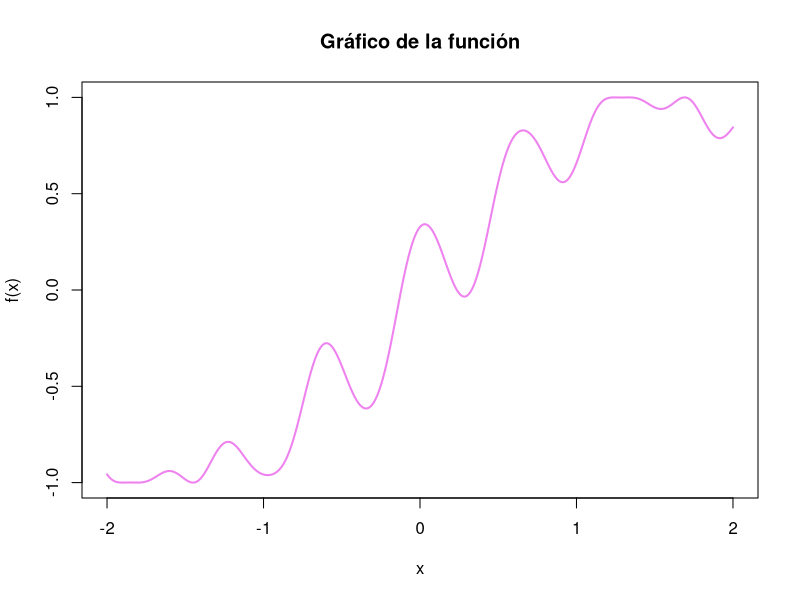
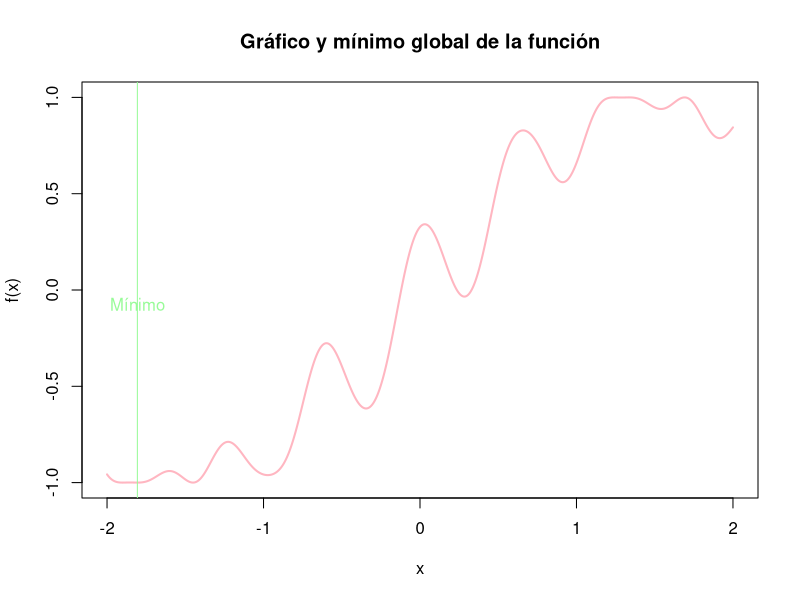
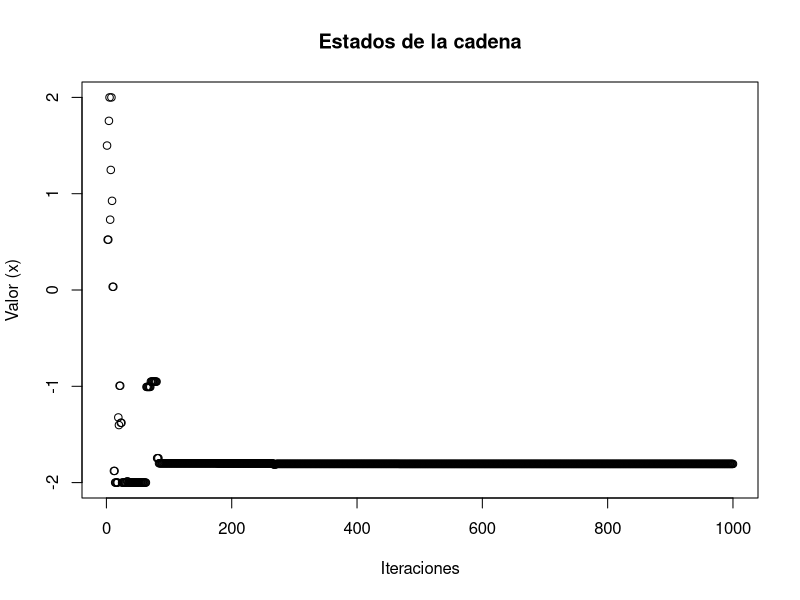
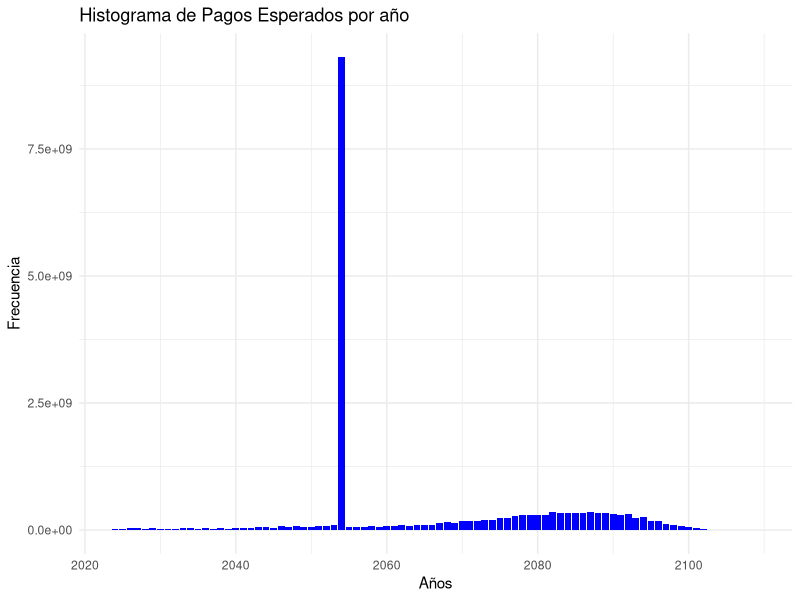
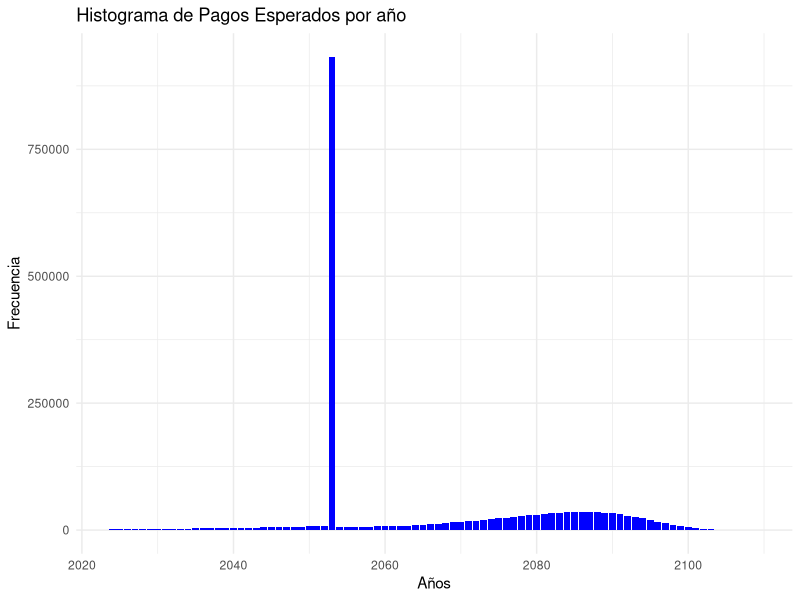

Write the R code that produced these figures, in order. (Note: this script raises an error after producing the figures.)
## ---- chunk 1
knitr::opts_chunk$set(echo = TRUE)
## ---- chunk 2
library(tidyverse)
library(readxl)
## ---- chunk 3

#--Estimación de función de distribución mediante integración por Montecarlo--

set.seed(2901)
n <- 10^4 #tamaño de la muestra

X <- rnorm(n, 0.5, sqrt(0.5))

f <- dnorm(X, 0.5, sqrt(0.5))

valor_estimado_1 <- mean(f)

valor_real <- pnorm(-5, 0.5, sqrt(0.5))

comparacion <- data.frame("Estimación" = valor_estimado_1, 
                          "Valor real" = valor_real)

print(comparacion)
## ---- chunk 4

#--Estimación de función de distribución mediante Muestreo por Importancia--

A <- rexp(n)+6 #datos aleatorios mayores a 6 con distribución exponencial

w <- dnorm(A, 0.5, sqrt(0.5)) / dexp(A-6)

valor_estimado <- mean(w)

resumen <- data.frame("Estimación" = valor_estimado, "Valor real" = valor_real)

print(resumen)
## ---- chunk 5
error_absoluto <- abs(valor_estimado-valor_real)
## ---- chunk 6
fx <- function(x){sin(x + (cos(10*x)/3))} 
curve(fx,col="violet",lwd=2,from=-2,to = 2,n=1000,ylab="f(x)")
title("Gráfico de la función")
## ---- chunk 7
recalentamiento_simulado <- function(f,alpha=0.5,s0=0,niter,mini=-Inf,maxi=Inf){ 
  s_n <- s0 
  estados <- rep(0,niter) 
  iter_count <- 0 
  
  for(k in 1:niter){ 
    estados[k]<-s_n 
    T <- (1-alpha)^k
    s_new <- rnorm(1,s_n,1)
    
    if(s_new<mini){
      s_new <- mini
    } 
    
    if(s_new>maxi){
      s_new <- maxi
    } 
    
    dif <- f(s_new)-f(s_n)
    
    if(dif< 0){ 
      s_n <- s_new 
    } else { 
        random <- runif(1,0,1) 
        
        if(random <exp(-dif/T)){ 
          s_n <- s_new 
        } 
        
    } 
    
    iter_count <- iter_count +1
    
  }
  
  return(list(r=s_n,e=estados)) 
}

Resultado <- recalentamiento_simulado(fx,0.1,1.5,1000,-2,2) 
Resultado$r
## ---- chunk 8
curve(fx,col="#FFB6C1",lwd=2,from=-2,to = 2,n=1000,ylab="f(x)")
title("Gráfico y mínimo global de la función")
abline(v=Resultado$r,col="#98FB98")
text(Resultado$r, 0, "Mínimo", pos = 1, col = "#98FB98")
## ---- chunk 9
plot(Resultado$e, xlab = "Iteraciones", ylab = "Valor (x)", 
     main = "Estados de la cadena")
## ---- chunk 10
#Se carga la base de datos
tabla_vida <- read_excel("tavid2000-2150.xls",
                         col_types = "numeric")

#Se filtra la base de datos para obtener los datos de un hombre nacido en 1994 
#con edades mayor o igual a 30

datos <- subset(tabla_vida, sex == 1 & ynac == 1994 & edad >=30, 
                select = c(edad,qx, year))

## ---- chunk 11
#Se obtienen las probabilidades de sobrevivencia

px <- 1- datos$qx

#Se añaden las probabilidades de sobrevivencia a la base datos
datos$px <- px
## ---- chunk 12

suma_asegurada_1 <- 10^6
suma_asegurada_2 <- 2*10^6

#--------------------MCMC---------------------------------|   

#Se simulan diversas trayectorias de vida de la persona
set.seed(2901)
iteraciones=10^4
n=length(px)
pago <- rep(0, 86)

for (i in 1:iteraciones) {
  U <- runif(n)  # Se toman como probabilidades de muerte
  t <- 1
  cont <- 1
  
  #Determinación del año de fallecimiento
  while (t == 1) {
    if (U[cont] < px[cont]) {
      cont <- cont + 1
    } else {
      t <- 0
    }
  }
  año_fallecimiento <- cont - 1
  
  #Asignar los pagos correspondientes al año de fallecimiento
  if (año_fallecimiento < 30) {
    pago[año_fallecimiento + 1] <- pago[año_fallecimiento + 1]+suma_asegurada_2 
  } else if (año_fallecimiento ==30) {
    pago[31] <- pago[31]+ suma_asegurada_1
  }else {
    pago[31] <- pago[31] + suma_asegurada_1 
    pago[año_fallecimiento + 1] <- pago[año_fallecimiento + 1]+suma_asegurada_1
  }
}

resultado <- data.frame("Años pago"= datos$year, "Pago" = pago)

## ---- chunk 13
ggplot(data = resultado, aes(x = Años.pago, y = Pago)) +  
  geom_bar(stat = "identity", fill = "blue") +  
  labs(title = "Histograma de Pagos Esperados por año", x = "Años", 
       y = "Frecuencia")+
  theme_minimal()
## ---- chunk 14
#----- Método determinista-----------------------------------------------------|

qx<- datos$qx

#Se crea una función que obtiene n_p_30(probabilidad de sobrevivencia acumulada)
n_p_30 <- c(0)

n_p_30_function <- function(px) {

  for (i in 1:length(px)) {
    resultado <-1
    for(j in 1: i){
      resultado <- resultado*px[j]
    }
    
    n_p_30[i] <- resultado
  }
  
  return(n_p_30)
}

n_p_30 <- n_p_30_function(px)

datos$n_p_30 <- n_p_30 


#se calculan los pagos esperados para cada año
pago_esperado <- c(0)
pago_esperado[1] <- suma_asegurada_2*qx[1]

#caso fallecimiento antes de los 60 años
for (i in 2: 29 ) {
    pago_esperado[i] <- suma_asegurada_2*n_p_30[i-1]*qx[i]
}

#caso sobrevive a los 60 años

pago_esperado[30] <-suma_asegurada_1*n_p_30[30]

#caso fallecimiento después de los 60 años

for (i in 1: (length(px)-30)) {
  pago_esperado[30+i] <- suma_asegurada_1*n_p_30[30+i-1]*qx[30+i]
}

resultado_determinista <- data.frame("Años pago"= datos$year,
                                     "Pago" = pago_esperado)
 
ggplot(data = resultado_determinista, aes(x = Años.pago, y = Pago)) +  
  geom_bar(stat = "identity", fill = "blue") +  
  labs(title = "Histograma de Pagos Esperados por año", x = "Años",
       y = "Frecuencia")+
  theme_minimal()

## ---- chunk 15
options(scipen = 999)

plot(mcmc,type="l",xlab="x",ylab ="y",main="Traceplot de muestra MCMC")
abline(h=mu1,col="#FFB6C1",lwd=3) 
abline(h=mu2,col="#98FB98",lwd=3) 
abline(h=media,col="#FFA07A",lwd=3)
## ---- chunk 16
acf(mcmc,main="Autocorrelación de muestra MCMC")
## ---- chunk 17
m <- N-L 
acumulado <- cumsum(mcmc)/(1:m) 
plot(1:m,acumulado,col="#ADD8E6",type="l",ylab="promedio",xlab="Iteraciones", 
     main="Convergencia de la media de la muestra MCMC")
## ---- chunk 18
cat("Tasa de aceptación:", mean(MCMC[,"Salto"]),"\n")
